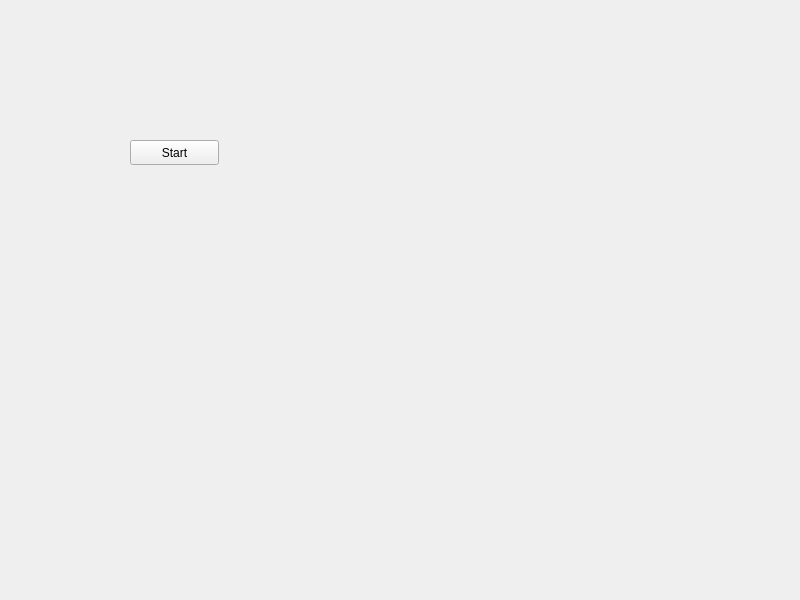
<?xml version="1.0" encoding="UTF-8"?>
<ui version="4.0">
 <class>Widget</class>
 <widget class="QWidget" name="Widget">
  <property name="geometry">
   <rect>
    <x>0</x>
    <y>0</y>
    <width>800</width>
    <height>600</height>
   </rect>
  </property>
  <property name="windowTitle">
   <string>Widget</string>
  </property>
  <widget class="QPushButton" name="pushButton">
   <property name="geometry">
    <rect>
     <x>130</x>
     <y>140</y>
     <width>89</width>
     <height>25</height>
    </rect>
   </property>
   <property name="text">
    <string>Start</string>
   </property>
  </widget>
 </widget>
 <resources/>
 <connections/>
</ui>
